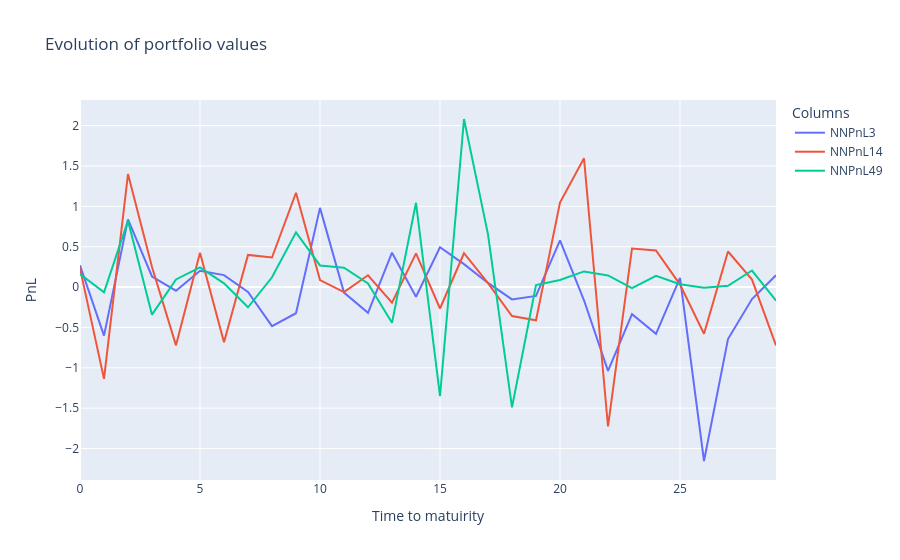

Notebook code for this chart:
### Code cell
fig = go.Figure()
# Add traces for each column
for column in rewards.columns[values]:
    fig.add_trace(go.Scatter(x=rewards.index, y=rewards[column], mode='lines', name=f"NNPnL{column}"))
    #fig.add_trace(go.Scatter(x=rewards_1.index, y=rewards_1[column], mode='lines', name=f"DeltaPnL{column}"))

# Update layout
fig.update_layout(
    title='Evolution of portfolio values',
    xaxis_title='Time to matuirity',
    yaxis_title='PnL',
    template='plotly',
    legend=dict(title='Columns'),
)

# Show the plot
fig.show()

### Figure 1 — Plotly figure (JSON) as saved in the notebook; plotly's stock layout.template omitted (floating-point values rounded to 4 significant figures)
{"data": [{"mode": "lines", "name": "NNPnL3", "type": "scatter", "x": [0, 1, 2, 3, 4, 5, 6, 7, 8, 9, 10, 11, 12, 13, 14, 15, 16, 17, 18, 19, 20, 21, 22, 23, 24, 25, 26, 27, 28, 29], "y": [0.2686, -0.602, 0.8379, 0.1306, -0.04521, 0.2005, 0.1481, -0.06015, -0.4838, -0.3241, 0.9804, -0.06872, -0.3185, 0.4252, -0.1194, 0.4923, 0.2842, 0.05108, -0.1535, -0.1099, 0.5788, -0.1636, -1.038, -0.3367, -0.5787, 0.1148, -2.154, -0.6445, -0.1485, 0.1463]}, {"mode": "lines", "name": "NNPnL14", "type": "scatter", "x": [0, 1, 2, 3, 4, 5, 6, 7, 8, 9, 10, 11, 12, 13, 14, 15, 16, 17, 18, 19, 20, 21, 22, 23, 24, 25, 26, 27, 28, 29], "y": [0.231, -1.137, 1.4, 0.2475, -0.7224, 0.4253, -0.6834, 0.3982, 0.366, 1.168, 0.08596, -0.06176, 0.1459, -0.1938, 0.4166, -0.2654, 0.4189, 0.04918, -0.3582, -0.4125, 1.045, 1.594, -1.727, 0.4779, 0.4524, 0.03093, -0.5781, 0.4405, 0.09227, -0.7242]}, {"mode": "lines", "name": "NNPnL49", "type": "scatter", "x": [0, 1, 2, 3, 4, 5, 6, 7, 8, 9, 10, 11, 12, 13, 14, 15, 16, 17, 18, 19, 20, 21, 22, 23, 24, 25, 26, 27, 28, 29], "y": [0.1604, -0.06644, 0.8222, -0.3421, 0.09452, 0.2425, 0.04582, -0.251, 0.1206, 0.6778, 0.2676, 0.2401, 0.04564, -0.4432, 1.043, -1.352, 2.081, 0.652, -1.49, 0.02559, 0.08692, 0.1935, 0.1442, -0.01355, 0.1377, 0.03404, -0.008549, 0.01558, 0.2046, -0.1668]}], "layout": {"legend": {"title": {"text": "Columns"}}, "title": {"text": "Evolution of portfolio values"}, "xaxis": {"title": {"text": "Time to matuirity"}}, "yaxis": {"title": {"text": "PnL"}}}}
